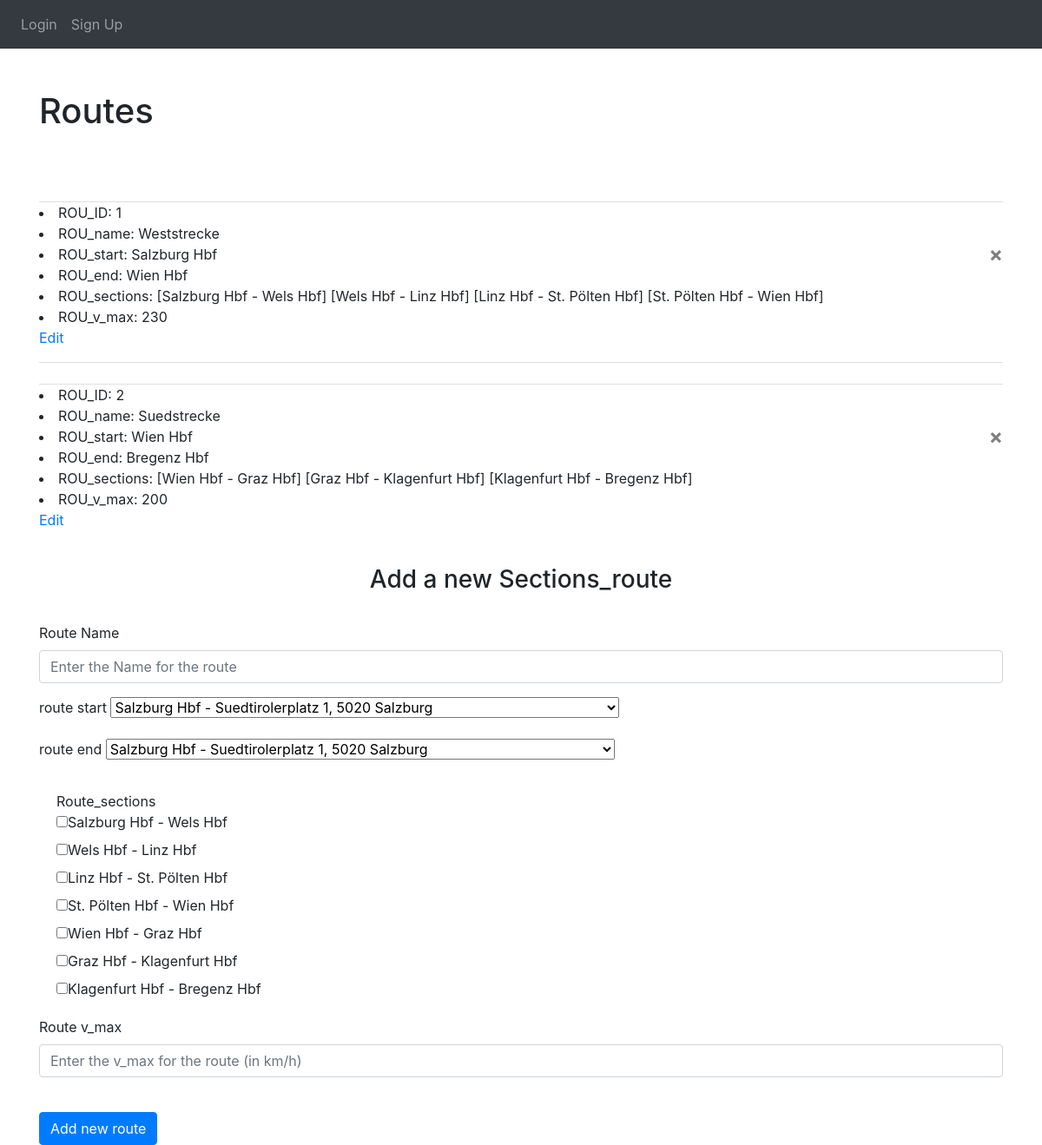
Page /all_routes on the committed database.
### website/models.py (models this page shows, shortened)
class RouteModel(db.Model):
    id = db.Column(db.Integer, primary_key=True)
    name = db.Column(db.String(100), nullable=False)
    start = db.relationship('TrainstationModel', foreign_keys='RouteModel.start_id')
    start_id = db.Column(db.Integer, db.ForeignKey('trainstation_model.id'))
    end = db.relationship('TrainstationModel', foreign_keys='RouteModel.end_id')
    end_id = db.Column(db.Integer, db.ForeignKey('trainstation_model.id'))
    route_sections = db.relationship('SectionModel',
                                     secondary=sections,
                                     lazy='dynamic',
                                     backref=db.backref('routes', lazy=True))
    v_max = db.Column(db.Integer, nullable=False)

class TrainstationModel(db.Model):
    id = db.Column(db.Integer, primary_key=True)
    name = db.Column(db.String(100), nullable=False)
    address = db.Column(db.String(100), nullable=False)

class SectionModel(db.Model):
    id = db.Column(db.Integer, primary_key=True)
    start = db.relationship('TrainstationModel', foreign_keys='SectionModel.start_id')
    start_id = db.Column(db.Integer, db.ForeignKey('trainstation_model.id'))
    end = db.relationship('TrainstationModel', foreign_keys='SectionModel.end_id')
    end_id = db.Column(db.Integer, db.ForeignKey('trainstation_model.id'))
    track = db.Column(db.String(100), nullable=False)
    fee = db.Column(db.Integer, nullable=False)
    time = db.Column(db.Integer, nullable=False)
    section_warnings = db.relationship('WarningModel',
                                       lazy='joined',
                                       backref=db.backref('section', lazy='joined'))

### website/views.py (the view, shortened to what this page needs)
@views.route('/all_routes', methods=['GET', 'POST'])
def get_all_routes():
    all_routes = RouteModel.query.all()
    all_sections = SectionModel.query.all()
    all_trainstations = TrainstationModel.query.all()
    return render_template("routes.html", user=current_user, all_routes=all_routes, all_sections=all_sections,
                           all_trainstations=all_trainstations)

### website/templates/routes.html (shortened to what this page needs)
{% extends "base.html" %}
{% block content %}
<dif>
    <h1 class="py-5">Routes</h1>
    <u1 class="list-group list-group-flush" id="route-list">
        {% for rou in all_routes %}
            <li id="{{ rou.id }}" class="entry list-group-item">
                <li>
                    <span class="field-name":>ROU_ID:</span>
                    <span class="field-value">{{ rou.id }}</span>
                </li>
                <li>
                    <span class="field-name":>ROU_name:</span>
                    <span class="field-value">{{ rou.name }}</span>
                </li>
                <li>
                    <span class="field-name":>ROU_start:</span>
                    <span class="field-value">{{ rou.start.name }}</span>
                    <button type="button" class="close" onClick="deleteRoute({{ rou.id }})">
                        <span aria-hidden="true">&times;</span>
                    </button>
                </li>
                <li>
                    <span class="field-name":>ROU_end:</span>
                    <span class="field-value">{{ rou.end.name }}</span>
                </li>
                <li>
                    <span class="field-name":>ROU_sections:</span>
                    {% for r in rou.route_sections %}
                    <span class="field-value">[{{ r.start.name }} - {{ r.end.name }}]</span>
                    {% endfor %}
                </li>
                <li>
                    <span class="field-name":>ROU_v_max:</span>
                    <span class="field-value">{{ rou.v_max }}</span>
                    <p><a href="/edit_routes/{{ rou.id }}">Edit</a></p>
                </li>
            </li>
        {% endfor %}
    </u1>
</dif>
<br />
<form method="POST">
  <h3 align="center">Add a new Sections_route</h3>
  <br />
  <div class="form-group">
    <label for="rou_name">Route Name</label>
    <input
      type="text"
      class="form-control"
      id="rou_name"
      name="rou_name"
      placeholder="Enter the Name for the route"
    />
  </div>
  <div class="form-group">
    <label for="rou_start">route start</label>
      <select id="rou_start" name="rou_start" class="form-select">
          {% for ts in all_trainstations %}
          <option value="{{ ts.id }}">{{ ts.name }} - {{ ts.address }}</option>
          {% endfor %}
      </select>
  </div>
  <div class="form-group">
    <label for="rou_end">route end</label>
      <select id="rou_end" name="rou_end" class="form-select">
          {% for ts in all_trainstations %}
          <option value="{{ ts.id }}">{{ ts.name }} - {{ ts.address }}</option>
          {% endfor %}
      </select>
  </div>
  <div>
    <ul class="list-group list-group-flush">
    <li class="list-group-item">Route_sections
        <br>
        {% for sec in all_sections %}
    <label class="switch ">
    <input type="checkbox" name="rou_sections" class="danger" value="{{ sec.id }}">{{ sec.start.name }} - {{ sec.end.name }}
    </label>
        <br>
        {% endfor %}
    </li>
    </ul>
  </div>
  <div class="form-group">
    <label for="rou_v_max">Route v_max</label>
    <input
      type="number"
      class="form-control"
      id="rou_v_max"
      name="rou_v_max"
      placeholder="Enter the v_max for the route (in km/h)"
    />
  </div>
  <br />
  <button type="add" class="btn btn-primary">Add new route</button>
</form>
{% endblock %}

### rows in the picture
RouteModel: id "1", name "Weststrecke", start.name "Salzburg Hbf", end.name "Wien Hbf", v_max "230"
SectionModel: start.name "Salzburg Hbf", end.name "Wels Hbf"
SectionModel: start.name "Wels Hbf", end.name "Linz Hbf"
SectionModel: start.name "Linz Hbf", end.name "St. Pölten Hbf"
SectionModel: start.name "St. Pölten Hbf", end.name "Wien Hbf"
RouteModel: id "2", name "Suedstrecke", start.name "Wien Hbf", end.name "Bregenz Hbf", v_max "200"
SectionModel: start.name "Wien Hbf", end.name "Graz Hbf"
SectionModel: start.name "Graz Hbf", end.name "Klagenfurt Hbf"
SectionModel: start.name "Klagenfurt Hbf", end.name "Bregenz Hbf"

### other values in the picture
form field rou_start "Salzburg Hbf - Suedtirolerplatz 1, 5020 Salzburg"
form field rou_end "Salzburg Hbf - Suedtirolerplatz 1, 5020 Salzburg"
